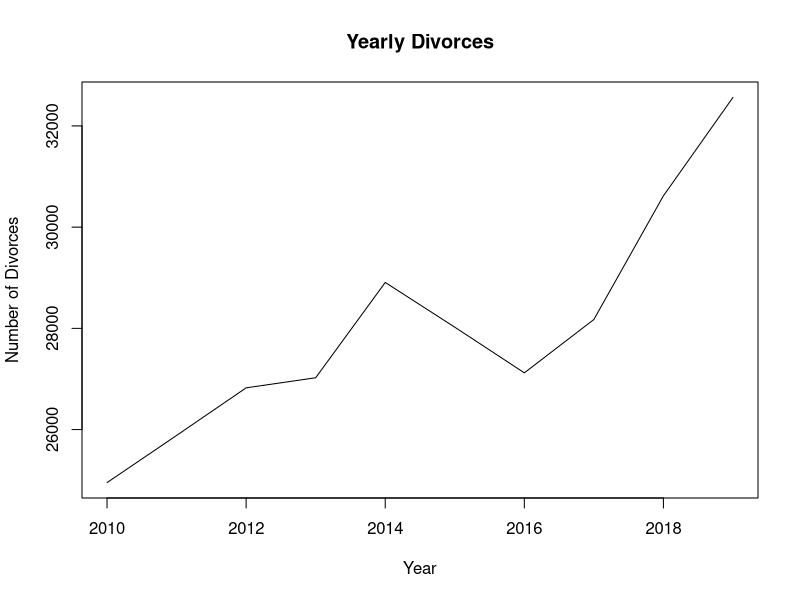
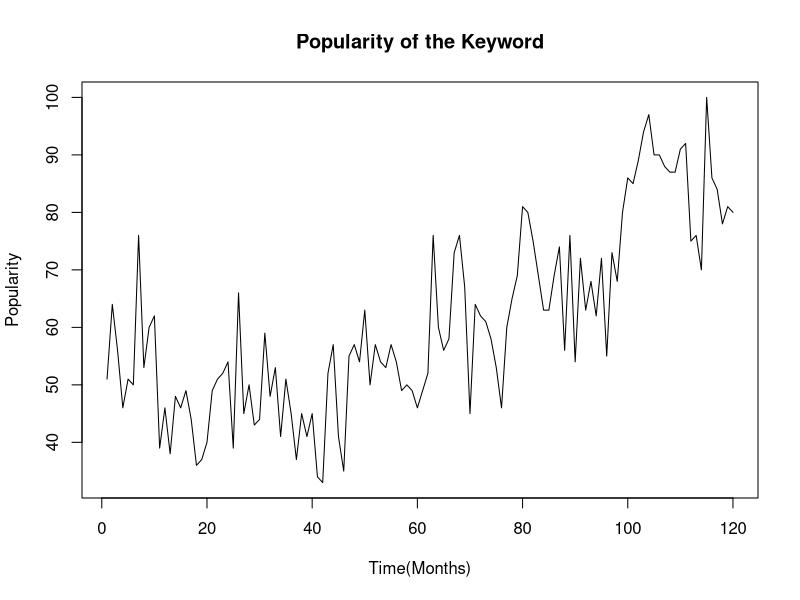
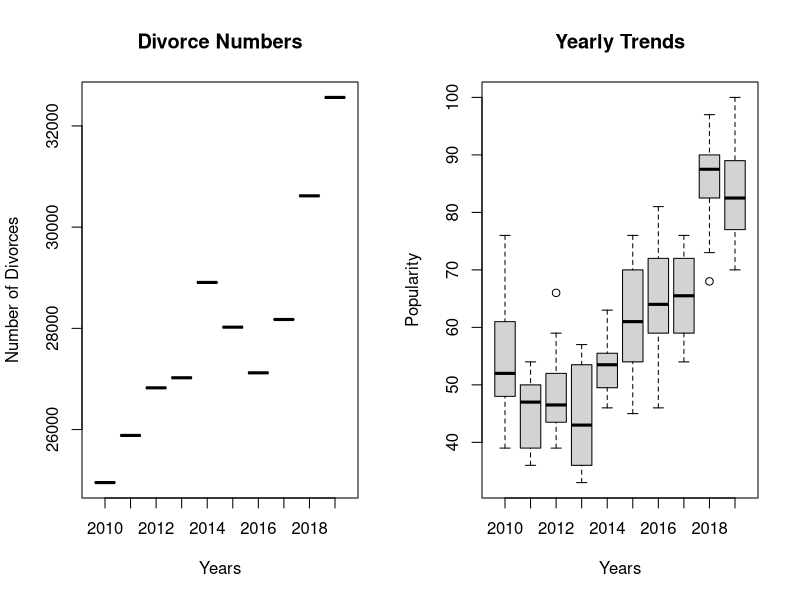
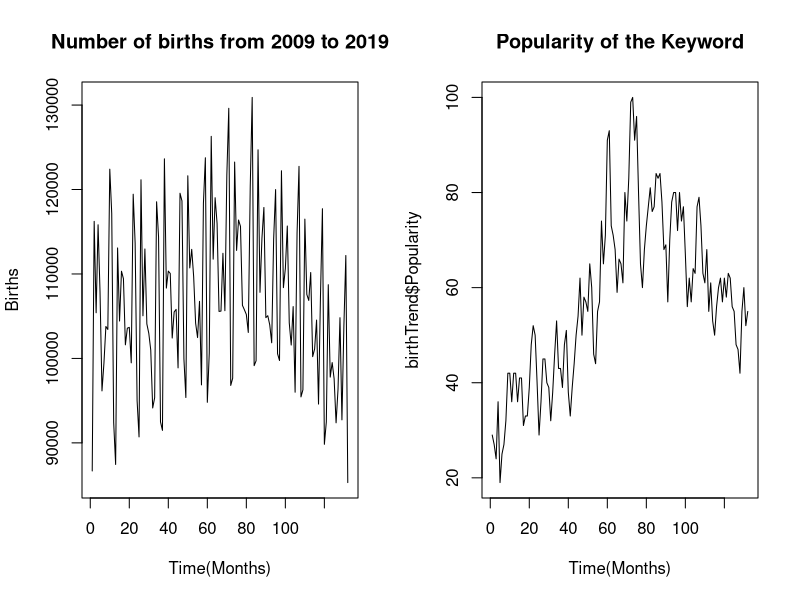
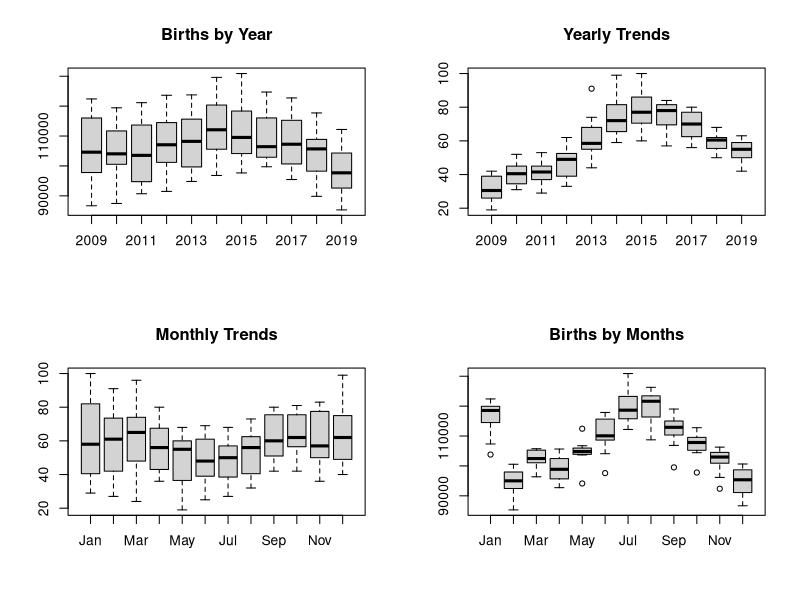

Source code (R) for these figures, in order: (Note: this script raises an error after producing the figures.)
## ---- chunk 1
library(knitr)
library(readxl)
library(zoo)
library(ggplot2)
library(data.table)
## ---- chunk 2
divorce <- read_xls("div.xls", skip = 4)
divorce <- divorce[36,]
divorce = divorce[-1]
divorce = transpose(divorce, keep.names = "Year")
names(divorce)[2] <-"divNum"
divorce <- divorce[10:19,]
plot(divorce, type = "l", ylab="Number of Divorces", main = "Yearly Divorces")
## ---- chunk 3
divorceTrend <- read.csv("divTrends.csv",header = T, skip = 1)
names(divorceTrend)[2] <-"Popularity"
plot(divorceTrend$Popularity, type = "l", xlab = "Time(Months)", ylab = "Popularity", main = "Popularity of the Keyword")
## ---- chunk 4
par(mfrow=c(1,2))
boxplot(divorce$divNum[1], divorce$divNum[2],
        divorce$divNum[3], divorce$divNum[4],
        divorce$divNum[5], divorce$divNum[6],
        divorce$divNum[7], divorce$divNum[8],
        divorce$divNum[9], divorce$divNum[10],
        main ="Divorce Numbers" ,
        xlab ="Years",
        ylab="Number of Divorces",
        names = c(2010:2019))


boxplot(divorceTrend$Popularity[1:12], divorceTrend$Popularity[13:24],
        divorceTrend$Popularity[25:36], divorceTrend$Popularity[37:48],
        divorceTrend$Popularity[49:60], divorceTrend$Popularity[61:72],
        divorceTrend$Popularity[73:84], divorceTrend$Popularity[85:96],
        divorceTrend$Popularity[97:108], divorceTrend$Popularity[109:120],
        main = "Yearly Trends",
        xlab ="Years",
        ylab = "Popularity",
        names = c(2010:2019))
## ---- chunk 5
birth <- read_xls("birth.xls",range = "B4:D136", col_names = c("Month","Year", "Number of Births"))
birth <- birth[-1,]
birth <- na.locf(birth)
birth$Month[birth$Month == "Ocak"] = 1
birth$Month[birth$Month == "Şubat"] = 2
birth$Month[birth$Month == "Mart"] = 3
birth$Month[birth$Month == "Nisan"] = 4
birth$Month[birth$Month == "Mayıs"] = 5
birth$Month[birth$Month == "Haziran"] = 6
birth$Month[birth$Month == "Temmuz"] = 7
birth$Month[birth$Month == "Ağustos"] = 8
birth$Month[birth$Month == "Eylül"] = 9
birth$Month[birth$Month == "Ekim"] = 10
birth$Month[birth$Month == "Kasım"] = 11
birth$Month[birth$Month == "Aralık"] = 12

birth$Year <- as.numeric(birth$Year)
birth$Month <- as.numeric(birth$Month)
birthByMonth <- birth[order(birth$Month,birth$Year),]
birthByYear <- birth[order(birth$Year),]

plot(birthByYear$`Number of Births`, type = "l",main = "Number of births from 2009 to 2019", ylab = "Births", xlab = "Time(Months)")
## ---- chunk 6
birthTrend <- read.csv("birthTrend.csv", skip = 1)
names(birthTrend)[2] <-"Popularity"
plot(birthTrend$Popularity, type ="l", xlab = "Time(Months)", main = "Popularity of the Keyword" )
## ---- chunk 7
par(mfrow=c(2,2))

boxplot(birthByYear$`Number of Births`[1:12], birthByYear$`Number of Births`[13:24],
        birthByYear$`Number of Births`[25:36], birthByYear$`Number of Births`[37:48],
        birthByYear$`Number of Births`[49:60], birthByYear$`Number of Births`[61:72],
        birthByYear$`Number of Births`[73:84], birthByYear$`Number of Births`[85:96],
        birthByYear$`Number of Births`[97:108], birthByYear$`Number of Births`[109:120],
        birthByYear$`Number of Births`[121:132],
        main = "Births by Year",
        names = c(2009:2019))

boxplot(birthTrend$Popularity[1:12], birthTrend$Popularity[13:24],
        birthTrend$Popularity[25:36], birthTrend$Popularity[37:48],
        birthTrend$Popularity[49:60], birthTrend$Popularity[61:72],
        birthTrend$Popularity[73:84], birthTrend$Popularity[85:96],
        birthTrend$Popularity[97:108],birthTrend$Popularity[109:120],
        birthTrend$Popularity[121:132],
        main = "Yearly Trends",
        names = c(2009:2019))

boxplot(birthTrend$Popularity[seq(1,121,12)], birthTrend$Popularity[seq(2,122,12)],
        birthTrend$Popularity[seq(3,123,12)], birthTrend$Popularity[seq(4,124,12)],
        birthTrend$Popularity[seq(5,125,12)], birthTrend$Popularity[seq(6,126,12)],
        birthTrend$Popularity[seq(7,127,12)], birthTrend$Popularity[seq(8,128,12)],
        birthTrend$Popularity[seq(9,129,12)],birthTrend$Popularity[seq(10,130,12)],
        birthTrend$Popularity[seq(11,131,12)], birthTrend$Popularity[seq(12,132,12)],
       main = "Monthly Trends",
        names = c("Jan","Feb","Mar","Apr","May","Jun","Jul","Aug","Sep","Oct","Nov","Dec"))

boxplot(birthByMonth$`Number of Births`[1:11], birthByMonth$`Number of Births`[12:22],
        birthByMonth$`Number of Births`[23:33], birthByMonth$`Number of Births`[34:44],
        birthByMonth$`Number of Births`[45:55], birthByMonth$`Number of Births`[56:66],
        birthByMonth$`Number of Births`[67:77], birthByMonth$`Number of Births`[78:88],
        birthByMonth$`Number of Births`[89:99], birthByMonth$`Number of Births`[100:110],
        birthByMonth$`Number of Births`[111:121], birthByMonth$`Number of Births`[122:132],
        main = "Births by Months",
        names = c("Jan","Feb","Mar","Apr","May","Jun","Jul","Aug","Sep","Oct","Nov","Dec"))
## ---- chunk 8
cinema <- read_xls("cinema.xls", skip = 1)
cinema <- cinema[c(-1:-6),c(3,81)]
names(cinema) <- c("Year", "Number of viewers")
plot(cinema, type = "l", main = "Number of Viewers over Years")
## ---- chunk 9
cinemaTrend = read.csv("cinemaTrend.csv", skip = 1)
names(cinemaTrend)[2] = "Popularity"
plot(cinemaTrend$Popularity, type ="l", xlab = "Time(Months)", ylab = "Popularity",main = "Popularity of the Keyword")
## ---- chunk 10
par(mfrow=c(1,2))

boxplot(cinema$`Number of viewers`[1], cinema$`Number of viewers`[2],
        cinema$`Number of viewers`[3], cinema$`Number of viewers`[4],
        cinema$`Number of viewers`[5], cinema$`Number of viewers`[6],
        cinema$`Number of viewers`[7], cinema$`Number of viewers`[8],
        cinema$`Number of viewers`[9], cinema$`Number of viewers`[10],
        cinema$`Number of viewers`[11], cinema$`Number of viewers`[12],
        cinema$`Number of viewers`[13], cinema$`Number of viewers`[14],
        cinema$`Number of viewers`[15], cinema$`Number of viewers`[16],
        main = "Number of Viewers over Years",
        names = c(2004:2019),
        xlab = "Year",
        ylab = "Number of Viewers")

boxplot(cinemaTrend$Popularity[1:12], cinemaTrend$Popularity[13:24],
        cinemaTrend$Popularity[25:36], cinemaTrend$Popularity[37:48],
        cinemaTrend$Popularity[49:60], cinemaTrend$Popularity[61:72],
        cinemaTrend$Popularity[73:84], cinemaTrend$Popularity[85:96],
        cinemaTrend$Popularity[97:108], cinemaTrend$Popularity[109:120],
        cinemaTrend$Popularity[121:132], cinemaTrend$Popularity[133:144],
        cinemaTrend$Popularity[145:156], cinemaTrend$Popularity[157:168],
        cinemaTrend$Popularity[169:180], cinemaTrend$Popularity[181:192],
        main = "Yearly Trends",
        names = c(2004:2019),
        xlab = "Year",
        ylab = "Popularity")
